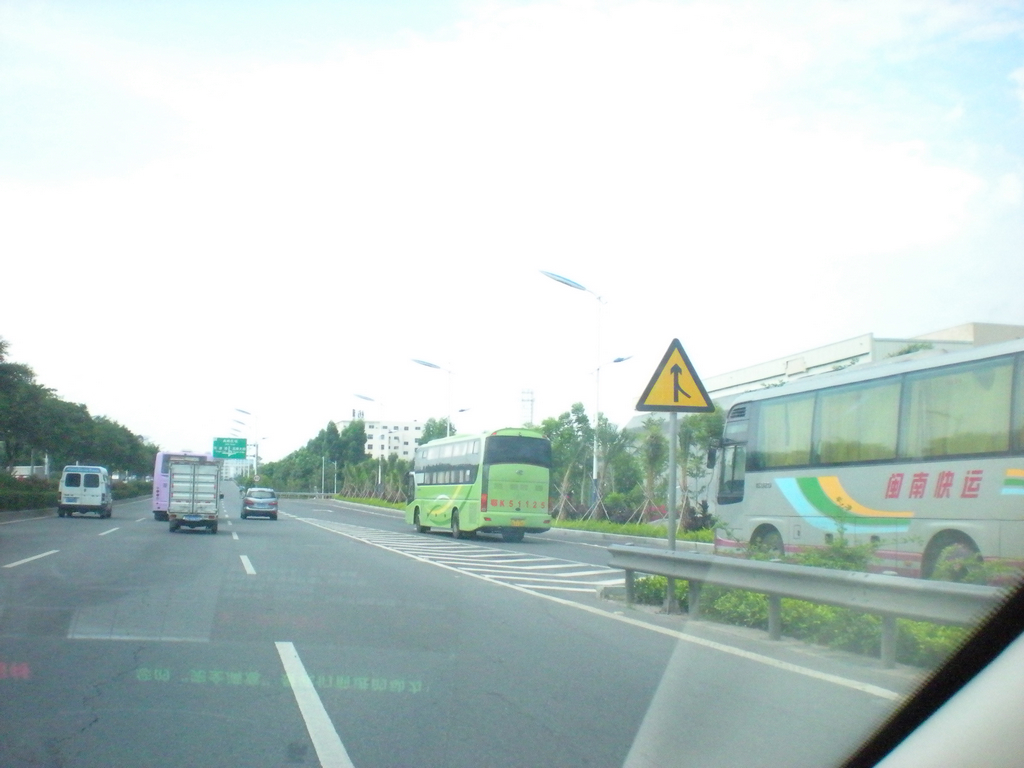
#> input picture pretreatment/data/0003.png, 1024 x 768 px; its folder holds only this picture in this run
$ python opencv2.py
#> lines starting #> are read from the running program, lines starting #| are printed output that depends on the picture; after the words box and inside, x2 and y2 are one past the last pixel; in counts of white or black regions, pixels touching at a corner belong together
import cv2
import numpy as np
import os
import math

def normalize(v):
    norm=np.linalg.norm(v)
    if norm==0:
       return v
    return v/norm
def angle(a, b, c):
    return math.degrees(math.acos(np.dot(
        (normalize(np.subtract(a, b))),
        (normalize(np.subtract(c, b))))))

def colorthreshold(filename):
    '''
    na=filename.strip('css (')
    nam=na.strip(').bmp')
    name=int(nam)
    print(name)
    '''
#> called with filename = '0003.png'
    name=filename
    #name=int(filename.strip('.png'))

    img=cv2.imread('./data/'+filename)
#> img is the input picture: shape (768, 1024, 3); mean B, G, R 205.1, 207.3, 193.6

    #cv2.imshow('image',img)

    #img=cv2.resize(image,(400,300),interpolation=cv2.INTER_CUBIC)
    #cv2.imshow('img',img)

    #转换为HSV空间
    hsv=cv2.cvtColor(img,cv2.COLOR_BGR2HSV)
#> hsv: shape (768, 1024, 3); mean H, S, V 54.7, 25.5, 209
    #cv2.imshow('hsv',hsv)

    #设置HSV阈值到蓝色范围
    blue_lower=np.array([0,70,70])
    blue_upper=np.array([100,255,255])
    mask=cv2.inRange(hsv,blue_lower,blue_upper)
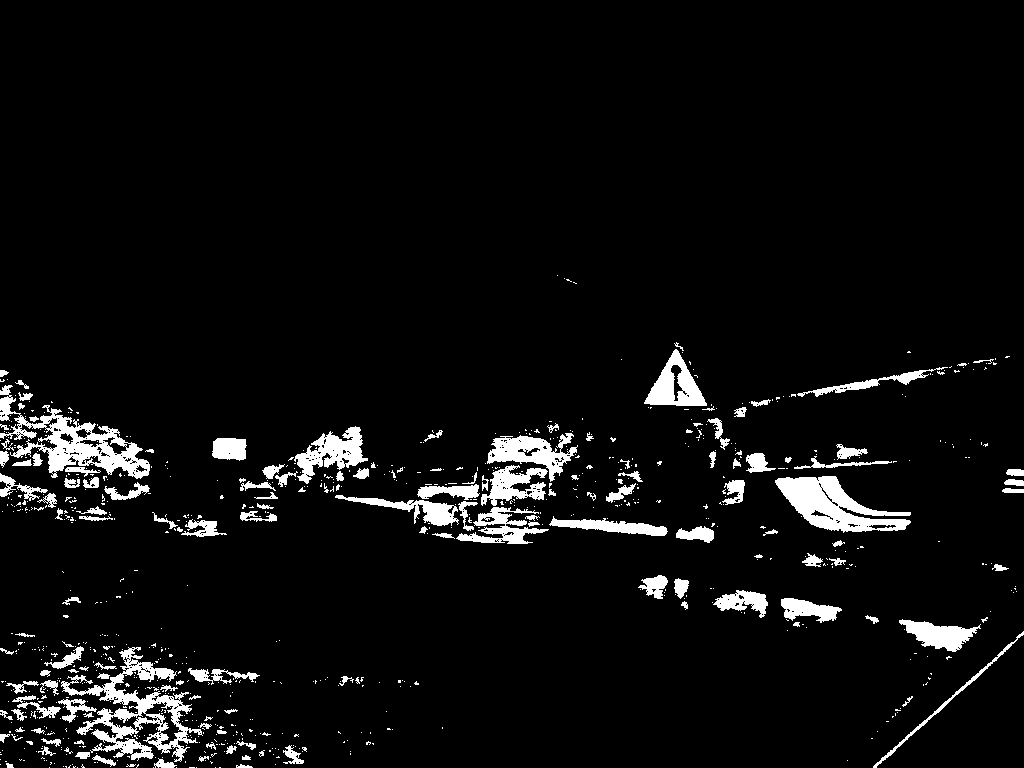
#> mask: shape (768, 1024); 5.5% white; 839 white regions (694 under 20 px), largest, box (x1, y1, x2, y2) and area: (61, 647, 203, 762) 4744, (0, 385, 150, 479) 4285, (775, 476, 911, 533) 3759
    #print('mask',type(mask),mask.shape)
    #cv2.imshow('mask',mask)

    blurred=cv2.blur(mask,(9,9))
    #cv2.imshow('blurred',blurred)

    #二值化
    ret,binary=cv2.threshold(blurred,127,255,cv2.THRESH_BINARY)
#> binary: shape (768, 1024); 4.6% white; 101 white regions (26 under 20 px), largest, box (x1, y1, x2, y2) and area: (89, 649, 190, 759) 4500, (14, 410, 150, 478) 4204, (776, 476, 908, 532) 3987
    #cv2.imshow('blurred binary',binary)

    #使区域闭合无空隙
    kernel=cv2.getStructuringElement(cv2.MORPH_RECT,(21,7))
    closed=cv2.morphologyEx(binary,cv2.MORPH_CLOSE,kernel)
#> closed: shape (768, 1024); 5.7% white; 45 white regions (9 under 20 px), largest, box (x1, y1, x2, y2) and area: (360, 434, 714, 544) 10352, (0, 649, 256, 768) 9148, (0, 387, 150, 487) 6992
    #cv2.imshow('closed',closed)

    #腐蚀和膨胀
    erode=cv2.erode(closed,None,iterations=4)
#> erode: shape (768, 1024); 2.8% white; 26 white regions (4 under 20 px), largest, box (x1, y1, x2, y2) and area: (416, 440, 567, 540) 5062, (0, 416, 145, 473) 4324, (21, 678, 185, 755) 4237
    dilate=cv2.dilate(erode,None,iterations=4)
#> dilate: shape (768, 1024); 5% white; 24 white regions
    #cv2.imshow('dilate',dilate)
    cv2.waitKey(0)

    contours, hierarchy=cv2.findContours(dilate.copy(), cv2.RETR_EXTERNAL,cv2.CHAIN_APPROX_SIMPLE)
#> contours = 24 contours; largest, box (x1, y1, x2, y2) and area: (412, 436, 571, 544) 8420, (17, 674, 189, 759) 6729, (0, 412, 149, 477) 5879, (778, 476, 908, 532) 3854, (296, 428, 365, 481) 2186

    c_true=[]
    for i in range(len(contours)):
        cnt=contours[i]
        #area=cv2.contourArea(cnt)
        x,y,w,h=cv2.boundingRect(cnt)
        a=w/h
        if w>15 and w<250 and h>15 and h<250:
            c_true.append(cnt)
            #cv2.rectangle(res,(x,y),(x+w,y+h),(153,153,0),2)
        else:
            c_false=[]
            c_false.append(cnt)
            cv2.drawContours(img,c_false,-1,(0,0,0),thickness=-1)
#> this loop made 24 passes
#> (x, y, w, h, a) on passes 2 to 9: (17, 674, 172, 85, 2.02), (195, 670, 24, 11, 2.18), (123, 651, 47, 29, 1.62), (907, 622, 64, 28, 2.29), (718, 591, 119, 29, 4.1), (644, 577, 42, 19, 2.21), (680, 528, 32, 12, 2.67), (582, 520, 82, 16, 5.12)
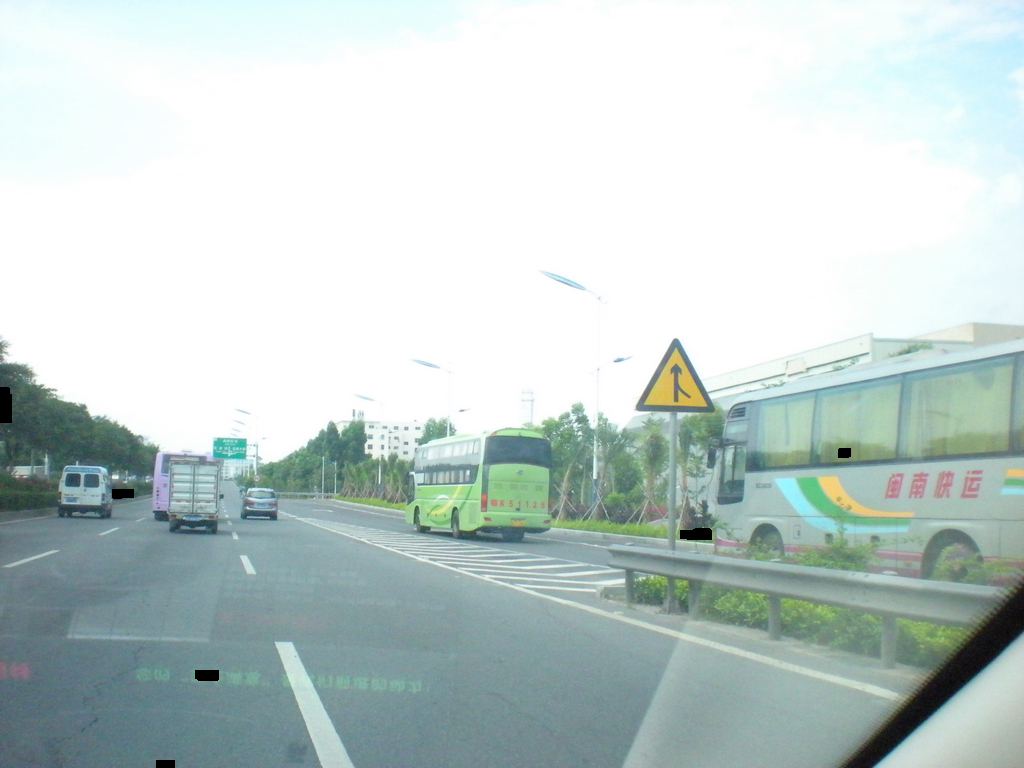
#> img: shape (768, 1024, 3); 0.19% of pixels changed, all inside (x1, y1, x2, y2) = (0, 387, 851, 768)
#> after the loop, c_true = 18 contours; largest, box (x1, y1, x2, y2) and area: (412, 436, 571, 544) 8420, (17, 674, 189, 759) 6729, (0, 412, 149, 477) 5879, (778, 476, 908, 532) 3854, (296, 428, 365, 481) 2186
    return name,img
# [43 lines left out: function greenthreshold, not called in this run]
def yellowthreshold(img):
    #image=cv2.imread('/home/hc/flush/mser/cropped/'+photo2)

    hsv=cv2.cvtColor(img,cv2.COLOR_BGR2HSV)
    #cv2.imshow('hsv',hsv)

    #设置HSV阈值到蓝色范围
    green_lower=np.array([0,70,70])
    green_upper=np.array([100,255,255])
    mask=cv2.inRange(hsv,green_lower,green_upper)
    #print('mask',type(mask),mask.shape)
    #cv2.imshow('mask',mask)

    blurred=cv2.blur(mask,(9,9))
    #cv2.imshow('blurred',blurred)

    #二值化
    ret,binary=cv2.threshold(blurred,127,255,cv2.THRESH_BINARY)
    #cv2.imshow('blurred binary',binary)
    '''
    #使区域闭合无空隙
    kernel=cv2.getStructuringElement(cv2.MORPH_RECT,(21,7))
    closed=cv2.morphologyEx(binary,cv2.MORPH_CLOSE,kernel)
    #cv2.imshow('closed',closed)

    #腐蚀和膨胀
    erode=cv2.erode(closed,None,iterations=4)
    dilate=cv2.dilate(erode,None,iterations=4)
    '''
    contours, hierarchy=cv2.findContours(binary, cv2.RETR_EXTERNAL,cv2.CHAIN_APPROX_SIMPLE)
    c_true=[]
    for i in range(len(contours)):
        cnt=contours[i]
        #area=cv2.contourArea(cnt)
        x,y,w,h=cv2.boundingRect(cnt)
        a=w/h
        if w>20 and w<200 and h>20 and h<200:
            c_true.append(cnt)

    return img,c_true
# [12 lines left out: function canny, not called in this run]

def triangle_dete(c_true):
    shape=[]
    for i in range(len(c_true)):
        c_shape=c_true[i]
        hull = cv2.convexHull(c_shape)
        length=len(hull)
        for i in range(len(hull)):
            cv2.circle(img, tuple(hull[i][0]), 2, (0, 0, 255), 2, 8, 0)
            cv2.line(img,tuple(hull[i][0]),tuple(hull[(i+1)%length][0]),(0,255,0),2)
        #cv2.imshow('line',img)
        cv2.waitKey(0)

        hullLen = cv2.arcLength(hull, True)
        for i in np.arange(0.06, 2, 0.02):
            epsilon = i * hullLen
            approx = cv2.approxPolyDP(hull, epsilon, True)
            l = len(approx)
            if l < 3:
                #No good results :(
                break
            elif l == 3:
                #We have found a triangle approximation for this contour
                #See if all the contour angles are within our limits
                #and one triangle side is roughly parallel to the x axis
                minAngle = 30
                maxAngle = 75
                #how many degs can the side roughly parallel to the x axis be rotated in either way
                rotationError = 8
                anglesOk = True
                oneParallelSide = False

                for i in range(0, l):
                    p1 = tuple(approx[i][0])
                    p2 = approx[(i + 1) % l][0]
                    p3 = approx[(i + 2) % l][0]

                    ang = angle(p1, p2, p3)


                    if ang < minAngle or ang > maxAngle:
                        anglesOk = False
                        break

                    slopeAng = math.degrees(math.atan2(p2[0] * 1.0 - p1[0], p2[1] * 1.0 - p1[1]))
                    #Normalize to [0, 180)
                    if slopeAng < 0:
                        slopeAng += 180

                    if(slopeAng > 90 - rotationError and slopeAng < 90 + rotationError):
                        #The line is roughly parallel to the x axis
                        if oneParallelSide is False:
                            oneParallelSide = True
                        else:
                            #One other side was already found to be roughly parallel to
                            #the x axis, abort
                            anglesOk = False
                            oneParallelSide = False
                            break

                #if all angles were within limits, draw the triangle
                if anglesOk and oneParallelSide:
                    shape.append(c_shape)
    return shape

def crop_image(shape,name):
    b=len(shape)
    if b==0:
    	print('name=',name)
    if b!=0:
        j=0
        xmin=[]
        xmin2=[]
        l=[]
        l3=[]
        for con in shape:
            #轮廓转换为矩形
            rect=cv2.minAreaRect(con)
            #矩形转换为box
            box=np.int0(cv2.boxPoints(rect))
            #在原图画出目标区域
            cv2.drawContours(img,[box],-1,(0,0,255),2)
            for i in range(len(box)):
                xmin1=box[0][0]
                ymin1=box[0][1]
                xmax1=box[3][0]
                ymax1=box[3][1]
                #print('box=',box)
                #print('xmax1=',xmax1)
            xmin.append([xmin1,ymin1,xmax1,ymax1])
            #print([box])
            #计算矩形的行列
            h1=max([box][0][0][1],[box][0][1][1],[box][0][2][1],[box][0][3][1])
            h2=min([box][0][0][1],[box][0][1][1],[box][0][2][1],[box][0][3][1])
            l1=max([box][0][0][0],[box][0][1][0],[box][0][2][0],[box][0][3][0])
            l2=min([box][0][0][0],[box][0][1][0],[box][0][2][0],[box][0][3][0])
            l.append([l2,h2,l1,h1])
            #加上防错处理，确保裁剪区域无异常
        #xmin2=list(set(xmin))
        #xmin2.sort(key=xmin.index)
        e=l[0]
        l3.append(l[0])
        for j in range(len(l)):
            if l[j]!=e:
                l3.append(l[j])
                e=l[j]
        n=1
        o=[]
        f=open('./data_no_green.txt','a')
        f.write(name+' ')
        for k in range(len(l3)):
            coords=l3[k]
            xmin=coords[0]
            ymin=coords[1]
            xmax=coords[2]
            ymax=coords[3]
            #name=str(name)+'_'+str(n)+'.jpg'
            n+=1
            if xmax-xmin>0 and ymax-ymin>0:
                #裁剪矩形区域
                temp=img[ymin:ymax,xmin:xmax]
            #显示裁剪后的标志
            #cv2.imshow('sign'+str(j),temp)
                j=j+1
                xmin=str(xmin)
                ymin=str(ymin)
                xmax=str(xmax)
                ymax=str(ymax)
                #cv2.imwrite('./cropped3/%s'%(name),temp)
            f.write('%s %s %s %s '%(xmin,ymin,xmax,ymax))
        f.write('\n')
        '''
            with open('gt duo2.txt','r') as fo:
                lines=fo.readlines()
                for line in lines:
                    na=line.split(' ')[0]
                    clas=line.split(' ')[1]
                    # [5 lines of commented-out code are left out]
    cv2.waitKey(0)
# [17 lines left out: function dele_photo, not called in this run]


if __name__ == "__main__":
    for filename in os.listdir('./data/'):
        name,img=colorthreshold(filename)
#> name = '0003.png'
        #img=greenthreshold(img)
        img,c_true=yellowthreshold(img)
#> in yellowthreshold, `ret,binary=cv2.threshold(blurred,127,255,cv2.THRESH_BINARY)`:
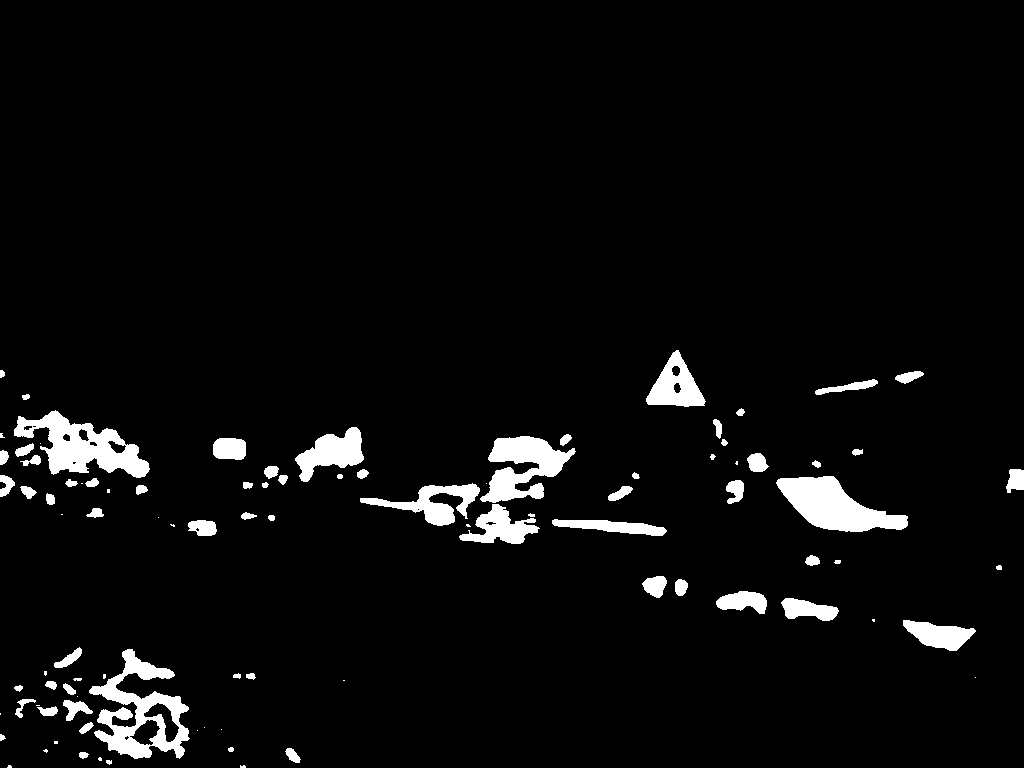
#> binary: shape (768, 1024); 4.4% white; 96 white regions (26 under 20 px)
#> in yellowthreshold, `contours, hierarchy=cv2.findContours(binary, cv2.RETR_EXTERNAL,cv2.CHA..`: contours = 96 contours, 35 with area under 20; largest, box (x1, y1, x2, y2) and area: (89, 649, 190, 759) 5108, (14, 410, 150, 478) 4280, (776, 476, 908, 532) 3842, (480, 436, 576, 503) 3109, (295, 427, 364, 482) 1846
#> the loop in yellowthreshold, `for i in range(len(contours)):` made 96 passes
#> (x, y, w, h, a) on passes 1 to 8: (240, 765, 6, 3, 2), (7, 765, 5, 3, 1.67), (106, 760, 6, 5, 1.2), (98, 757, 4, 4, 1), (79, 752, 10, 7, 1.43), (43, 749, 5, 4, 1.25), (285, 748, 16, 15, 1.07), (228, 747, 6, 5, 1.2)
#> after the loop in yellowthreshold, `for i in range(len(contours)):`: c_true = 15 contours; largest, box (x1, y1, x2, y2) and area: (89, 649, 190, 759) 5108, (14, 410, 150, 478) 4280, (776, 476, 908, 532) 3842, (480, 436, 576, 503) 3109, (295, 427, 364, 482) 1846
        #img,c_true=canny(img)
        shape=triangle_dete(c_true)
#> the loop in triangle_dete, `for i in range(len(c_true)):` made 15 passes
#> (length, hullLen) on passes 1 to 8: (11, 81.02), (21, 337.5), (13, 72.23), (15, 167.5), (16, 134.5), (18, 122.7), (14, 71.24), (15, 190.1)
#> after the loop in triangle_dete, `for i in range(len(c_true)):`:
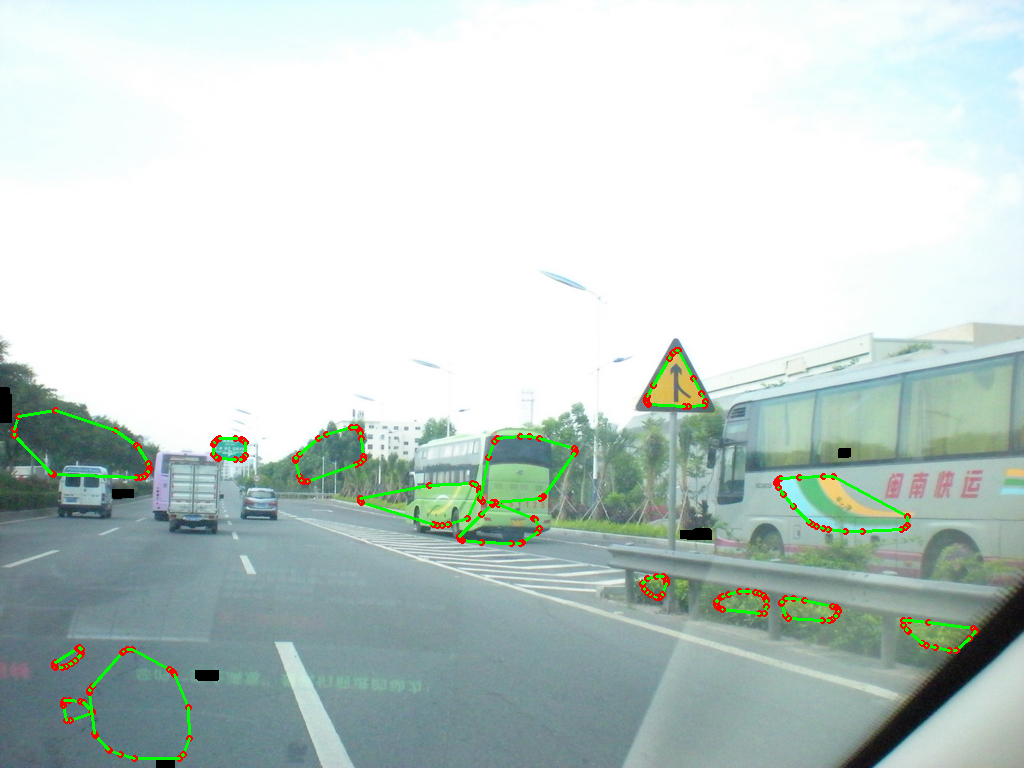
#> img: shape (768, 1024, 3); 1.47% of pixels changed, all inside (x1, y1, x2, y2) = (11, 347, 979, 762)
        crop_image(shape,name)
#> the loop in crop_image, `for con in shape:` made 11 passes
#> after the loop in crop_image, `for con in shape:`:
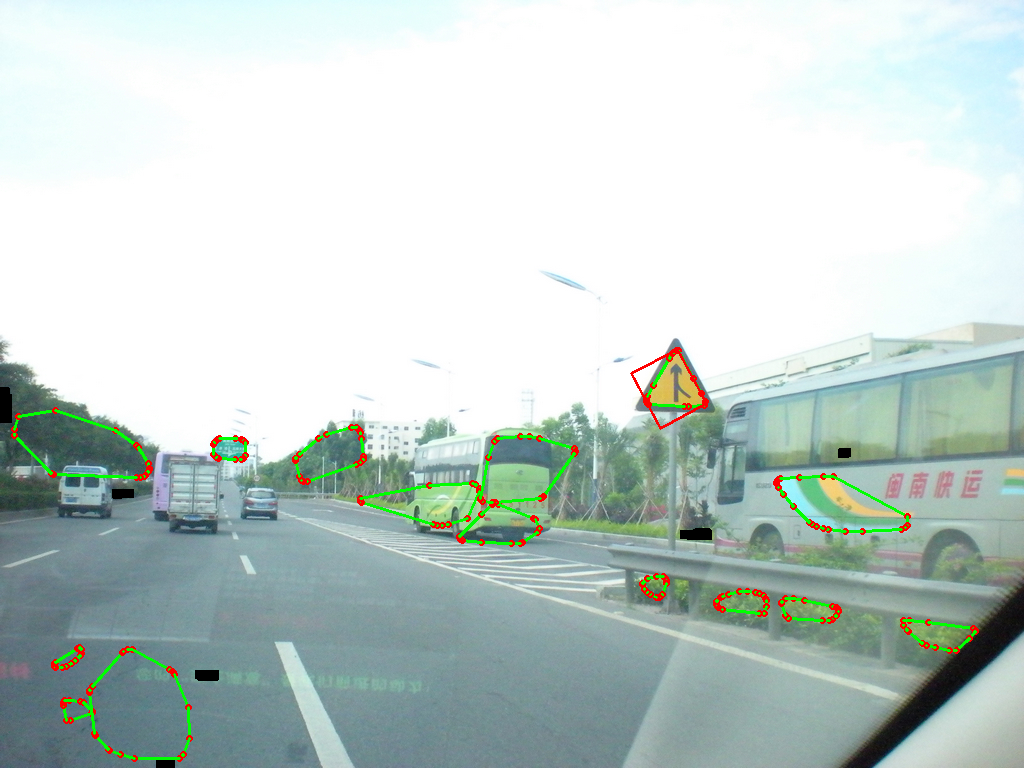
#> img: shape (768, 1024, 3); 0.06% of pixels changed, all inside (x1, y1, x2, y2) = (630, 349, 707, 430)
#> the loop in crop_image, `for j in range(len(l)):` made 11 passes
#> the loop in crop_image, `for k in range(len(l3)):` made 1 pass
#> pass 1, in crop_image, `temp=img[ymin:ymax,xmin:xmax]`:
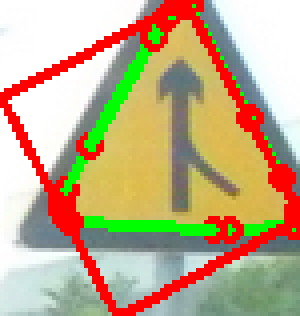
#> temp: shape (79, 75, 3) (shown 4 times larger); mean B, G, R 137.7, 173.3, 194.6
